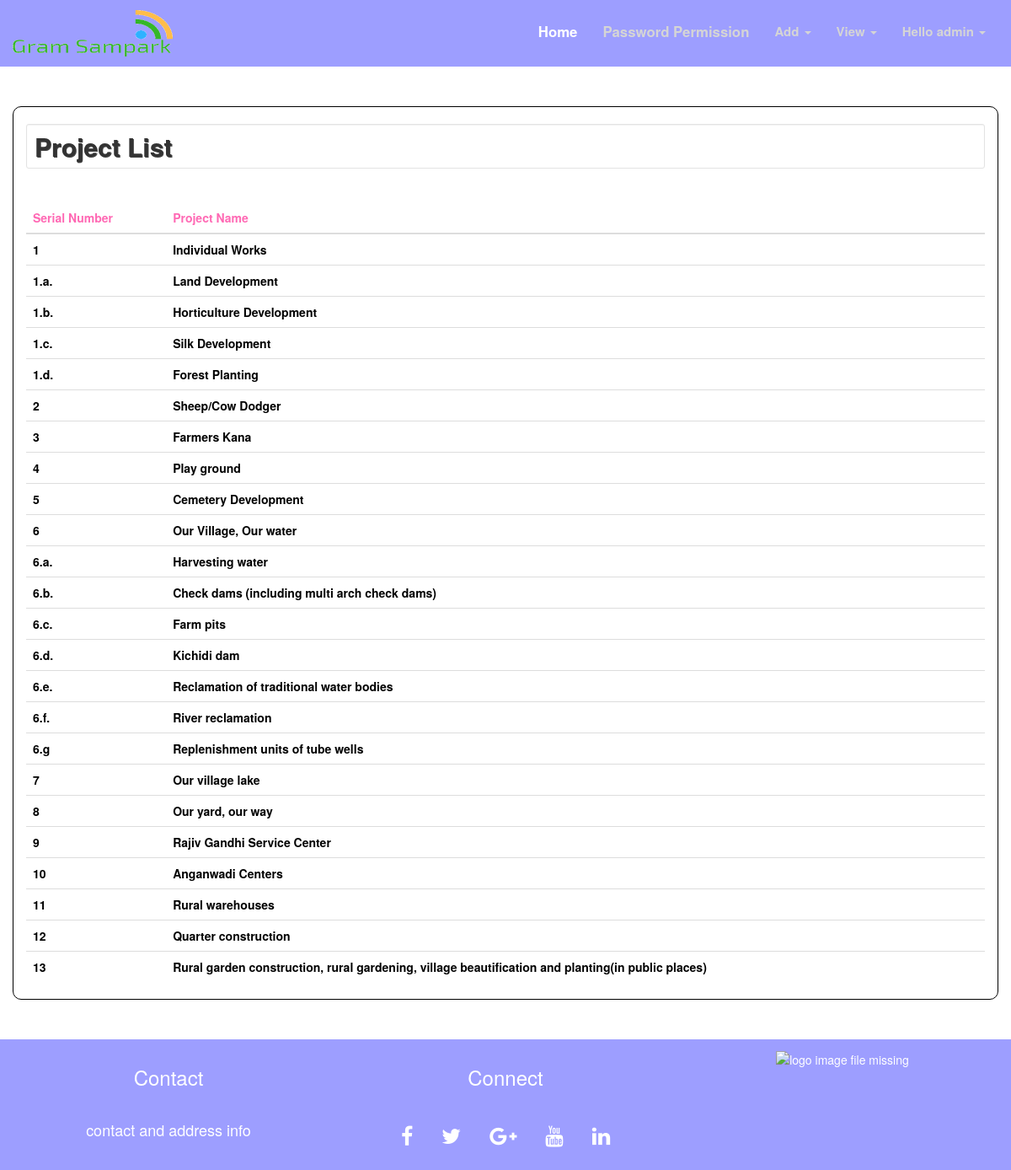
The page /zpadmin/viewprojects.php (signed in) on the database as committed earlier.
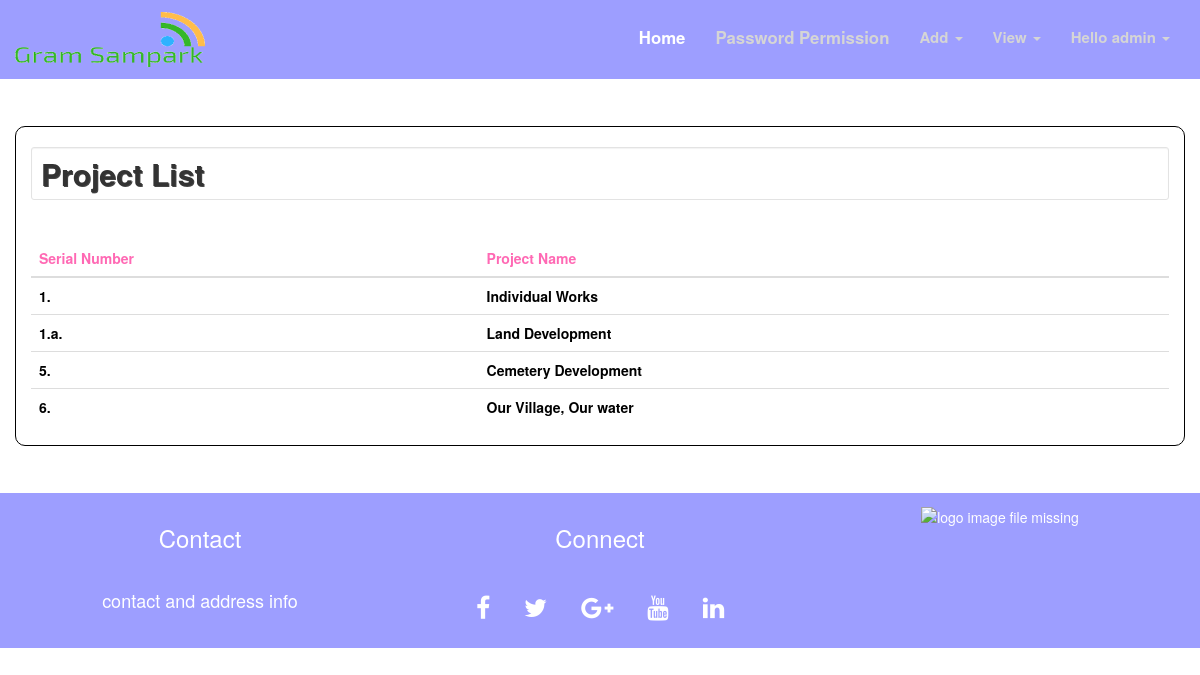
The same page on the database as committed later.
### tables this page shows
CREATE TABLE `project_list` (
  `pid` int(4) NOT NULL,
  `slno` varchar(10) NOT NULL,
  `project_name` varchar(100) NOT NULL,
  `visibility` int(3) NOT NULL,
  `uid` int(10) NOT NULL
);

### config.php (called while the page is built, shortened)
<?php
$username=$_SESSION['login_user'];
 ?>

### zpadmin/viewprojects.php (the view, shortened to what this page needs)
<!DOCTYPE html>
<html>
<head>
</head>
	<body class="bg">
		<?php
			include 'navbar.php';
		?>
		<div class="container-fluid">
			<div class="container" style="border:solid thin black;border-radius: 10px;">
				<h2 class="well well-sm" style="background-color:transparent; animation-duration: 3s;text-shadow:1px 1px 0 #444;"><b>Project List</b></h2><br>
				<div class="table-responsive w3-animate-zoom">
					<table class="table table-striped" style="color: black; font-weight: bold;">
						<thead>
							<tr>
								<th  style="color: #FF69B4;"><b>Serial Number</b></th>
								<th style="color: #FF69B4;"><b>Project Name</b></th>
							</tr>
						</thead>
						<tbody style="background-color: transparent;">
							<?php
								$servername ="localhost";
								$username= "root";
								$password= "password";
								$dbname = "gramsampark";
								$conn = mysqli_connect($servername, $username, $password,$dbname );
								$sql="select * from project_list order by pid";
								$result=mysqli_query($conn, $sql);
								if ($result-> num_rows >0) {
									while ($row= $result-> fetch_assoc()) {
										echo "<tr style='background-color:transparent;'><td>".$row["slno"]."</td><td>".$row['project_name']."</td></tr>";
									}
								}
								else
								{
									echo "0 result";
								}
							?>
						</tbody>
					</table>
				</div>
			</div>
		</div>
		<?php include 'footer.php'; ?>
	</body>
</html>

### zpadmin/navbar.php (shortened to what this page needs)
<!DOCTYPE html>
<html>
<head>
	<?php
		include './links.php';
	?>
</head>
<body>
	<?php
		include ('../config.php');
	?>
	<nav class="navbar navbar-inverse">
		 <div class="container-fluid">
		 	<div class="navbar-header">
		 		<a class="nabar-brand" href="#"><img src="../img/gpslogo.png"></a>
		 	</div>
		 	<div class="collapse navbar-collapse" id="myNavbar">
		 		<ul class="nav navbar-nav navbar-right">
		 			<li class="active"><a href="index.php">Home</a></li>
		 			<li><a href="assignpassword.php">Password Permission</a></li>
		 			<li class="dropdown">
		 				<a class="dropdown-toggle" data-toggle="dropdown" href="#" style="font-size: 15px">Add
		 					<span class="caret"></span>
		 				</a>
		 			</li>
		 			<li class="dropdown">
		 				<a class="dropdown-toggle" data-toggle="dropdown" href="#" style="font-size: 15px">View
		 					<span class="caret"></span>
		 				</a>
		 			</li>
		 			<li class="dropdown">
		 				<a class="dropdown-toggle" data-toggle="dropdown" href="#" style="font-size: 15px"><b>Hello <?php echo $username; ?>
		 					</b>
		 					<span class="caret"></span>
		 				</a>
		 			</li>
		 		</ul>
		 	</div>
		 </div>
	</nav>
</body>
</html>

### zpadmin/links.php (shortened to what this page needs)
<link rel="stylesheet" href="../css/bootstrap.min.css">
<link rel="stylesheet" href="../css/font-awesome.css">
<link rel="stylesheet" type="text/css" href="../style.css">

### zpadmin/footer.php
<footer class="container-fluid text-center">
	<div class="row">
		<div class="col-sm-4">
			<h3>Contact</h3><br>
			<h4>contact and address info</h4>
		</div>
		<div class="col-sm-4">
			<h3>Connect</h3><br>
			<a href="#" class="fa fa-facebook"></a>
			<a href="#" class="fa fa-twitter"></a>
			<a href="#" class="fa fa-google-plus"></a>
			<a href="#" class="fa fa-youtube"></a>
			<a href="#" class="fa fa-linkedin"></a>
		</div>
		<div class="col-sm-4">
			<img src="../img/bunny.png" class="icon" alt="logo image file missing">
		</div>
	</div>
</footer>

### style.css (style rules this page uses)
html, body { height: 100%; width: 100%; }
.navbar { margin-bottom: 0; border-radius: 0; background-color: #9D9EFF; color: #ffffff; padding: 1% 0; font-size: 1.2em; font-weight: bold; border: 0; }
.navbar-inverse .navbar-nav .active a, .navbar-inverse .navbar-nav .active a:focus, .navbar-inverse .navbar-nav .active a:hover { color: #ffffff; background-color: #9D9EFF; }
.navbar-inverse .navbar-nav li a { color: #d5d5d5; }
.container { margin: 4% auto; }
footer { width: 100%; background-color: #9D9EFF; padding: 1%; color: #ffffff; }
.fa { padding: 15px; font-size: 25px; color: #ffffff; }
.bg { display: table; position: relative; width: 100%; background-size: cover; height: auto; width: 100%; }

Rows that differ between the two databases and show on the page:
removed project_list: slno "1", project_name "Individual Works"
removed project_list: slno "1.b.", project_name "Horticulture Development"
removed project_list: slno "1.c.", project_name "Silk Development"
removed project_list: slno "1.d.", project_name "Forest Planting"
removed project_list: slno "2", project_name "Sheep/Cow Dodger"
removed project_list: slno "3", project_name "Farmers Kana"
removed project_list: slno "4", project_name "Play ground"
removed project_list: slno "5", project_name "Cemetery Development"
removed project_list: slno "6", project_name "Our Village, Our water"
removed project_list: slno "6.a.", project_name "Harvesting water"
removed project_list: slno "6.b.", project_name "Check dams (including multi arch check dams)"
removed project_list: slno "6.c.", project_name "Farm pits"
removed project_list: slno "6.d.", project_name "Kichidi dam"
removed project_list: slno "6.e.", project_name "Reclamation of traditional water bodies"
removed project_list: slno "6.f.", project_name "River reclamation"
removed project_list: slno "6.g", project_name "Replenishment units of tube wells"
removed project_list: slno "7", project_name "Our village lake"
removed project_list: slno "8", project_name "Our yard, our way"
removed project_list: slno "9", project_name "Rajiv Gandhi Service Center"
removed project_list: slno "10", project_name "Anganwadi Centers"
removed project_list: slno "11", project_name "Rural warehouses"
removed project_list: slno "12", project_name "Quarter construction"
removed project_list: slno "13", project_name "Rural garden construction, rural gardening, village beautification and planting(in public places)"
added project_list: slno "1.", project_name "Individual Works"
added project_list: slno "5.", project_name "Cemetery Development"
added project_list: slno "6.", project_name "Our Village, Our water"
